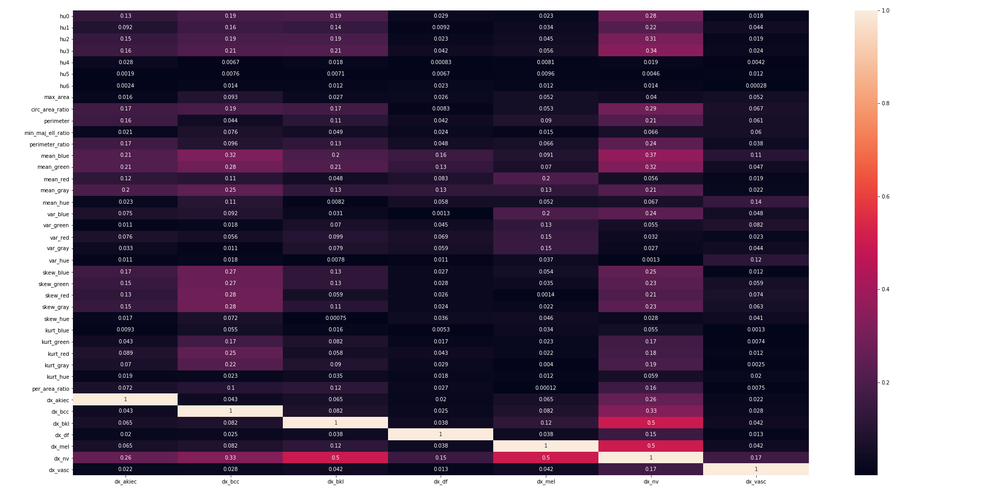
#> input picture sprawozdanie/pliki/corr_matrix.png, 1000 x 495 px, shrunk from 1920 x 950 before the run
$ python -i image_calculator.py   (imports and definitions only)   (older library calls are emulated)
#> lines starting #> are read from the running program, lines starting #| are printed output that depends on the picture; after the words box and inside, x2 and y2 are one past the last pixel; in counts of white or black regions, pixels touching at a corner belong together
#> further down, picture is the input picture: shape (495, 1000, 3); mean B, G, R 111.5, 91.3, 106.6
# -*- coding: utf-8 -*-
"""
Created on Wed Nov  6 10:45:05 2019

@author: SW
"""

import numpy as np
from scipy.stats import kurtosis
from scipy.stats import skew
import cv2
import matplotlib.pyplot as plt
import math


def calc_parameters(img_org, show_params=False, show_hist=False, show_img=False):
#> called with show_params = False, show_hist = False, show_img = False
    img_dst = np.copy(img_org)
    img_gray = cv2.cvtColor(img_org, cv2.COLOR_BGR2GRAY)
    img_sat = cv2.cvtColor(img_org, cv2.COLOR_BGR2HSV)[:,:,1]
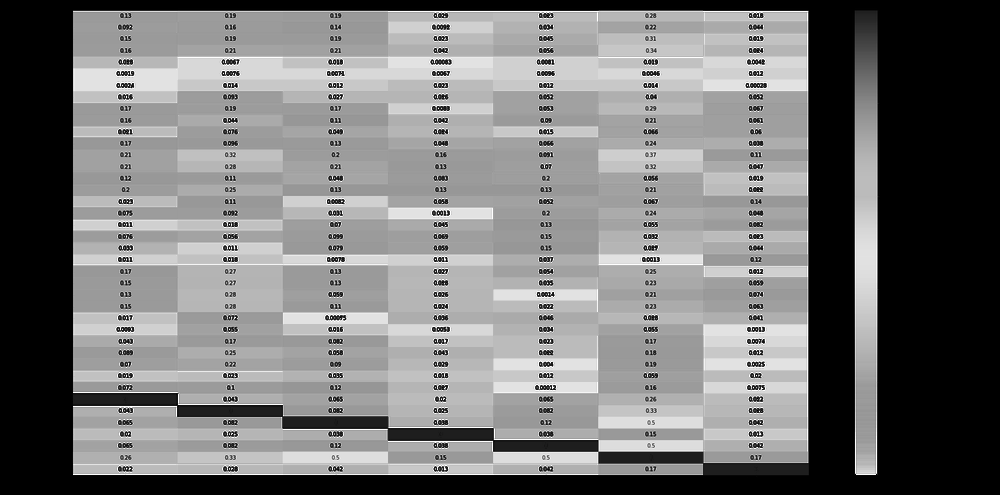
#> img_sat: shape (495, 1000); min 0, max 255, mean 119.3

    # Processing
    img_blur = cv2.medianBlur(img_gray, 7)
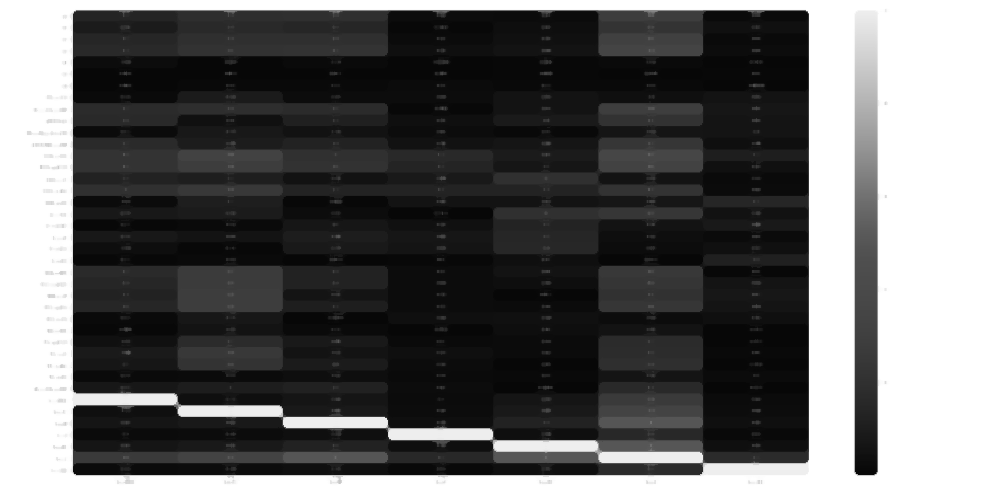
#> img_blur: shape (495, 1000); min 7, max 255, mean 97.3
    ret_binar, img_binar = cv2.threshold(img_blur,0,255,cv2.THRESH_BINARY_INV+cv2.THRESH_OTSU)
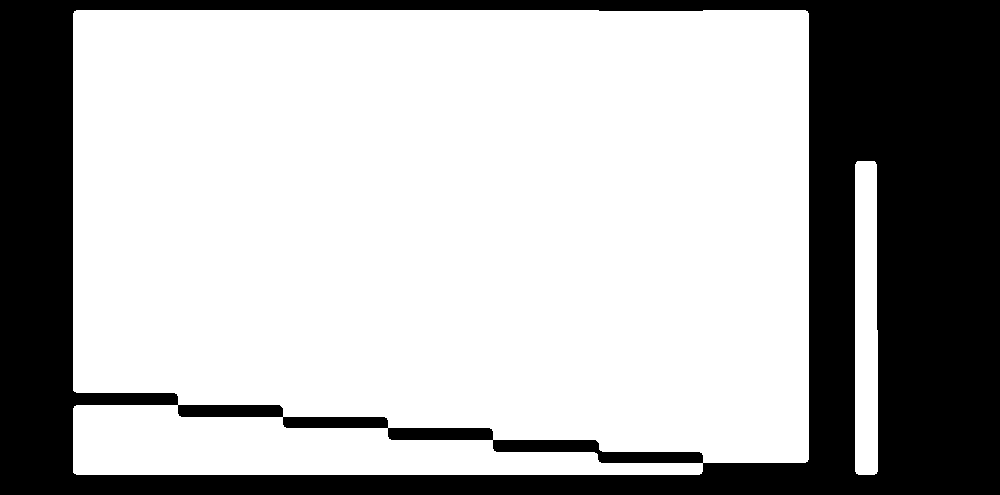
#> img_binar: shape (495, 1000); 68.8% white; 1 black region, box (x1, y1, x2, y2) and area: (0, 0, 1000, 495) 154447
#> ret_binar = 139

    kernel_er = np.ones((3,3),np.uint8)
    img_eroded = cv2.erode(img_binar, kernel_er, iterations = 4)
#> img_eroded: shape (495, 1000); 65.2% white; 1 black region, box (x1, y1, x2, y2) and area: (0, 0, 1000, 495) 172071
    kernel_cl = np.ones((11,11),np.uint8)
    img_closed = cv2.morphologyEx(img_eroded, cv2.MORPH_CLOSE, kernel_cl)
    kernel_grad = np.ones((3,3),np.uint8)
    img_grad = cv2.morphologyEx(img_closed, cv2.MORPH_GRADIENT, kernel_grad)
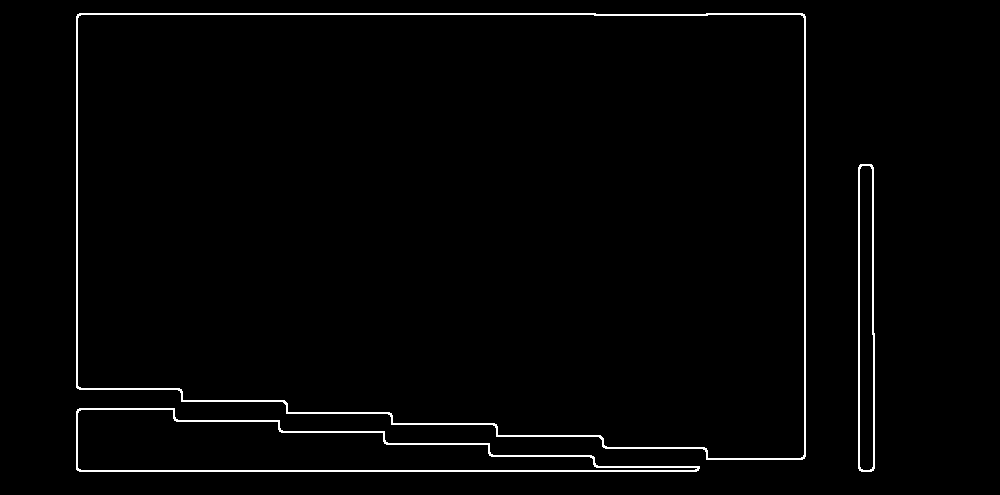
#> img_grad: shape (495, 1000); 1.8% white in thin lines or dots, all inside (x1, y1, x2, y2) = (76, 13, 875, 472)

    #opening = cv2.morphologyEx(img, cv2.MORPH_OPEN, kernel)
    mask = cv2.bitwise_not(img_grad)
    img_masked = cv2.bitwise_and(img_dst,img_dst,mask = mask)

    # Find contours
    image, contours, hierarchy = cv2.findContours(img_grad, cv2.RETR_TREE, cv2.CHAIN_APPROX_SIMPLE)
#> contours = 6 contours; box (x1, y1, x2, y2) and area: (76, 13, 806, 460) 299521, (77, 14, 805, 459) 297139, (76, 408, 700, 472) 20892, (77, 409, 698, 471) 19500, (858, 164, 875, 472) 4730, (859, 165, 874, 471) 4076

    # Calculate area and perimeter
    max_area = 0
    max_contour = None
    for c in contours:
        cont_area = cv2.contourArea(c)
        if cont_area > max_area:
            max_contour = c
            max_area = cont_area
#> this loop made 6 passes
#> (cont_area, max_area) on passes 1, 5: (20892.5, 20892.5), (299521, 299521)
#> cont_area on passes 2, 3, 4, 6: 19500, 4729.5, 4076.5, 297139
#> after the loop, max_area = 299521; max_contour = contour of 60 points, box (x1, y1, x2, y2) (76, 13, 806, 460), area 299521

    perimeter = cv2.arcLength(max_contour,True)
#> perimeter = 2333.3
    (x,y),radius = cv2.minEnclosingCircle(max_contour)
#> x = 440.5; y = 236; radius = 425.9
    ellipse = cv2.fitEllipse(max_contour)
#> ellipse = ((6035.7, 513.2), (647.1, 14474.9), 93.02)
    axes = ellipse[1]
#> axes = (647.1, 14474.9)
    minor_ell, major_ell = axes
#> minor_ell = 647.1; major_ell = 14474.9
    min_maj_ell_ratio = minor_ell / major_ell
#> min_maj_ell_ratio = 0.0447
    perimeter_ell = np.pi*( 3/2*(minor_ell+major_ell) - np.sqrt(minor_ell*major_ell) )
#> perimeter_ell = 61645.7
    perimeter_ratio =  perimeter_ell / perimeter
#> perimeter_ratio = 26.42
    center = (int(x),int(y))
#> center = (440, 236)
    radius = int(radius)
#> radius = 425
    circle_area = np.pi*radius**2
#> circle_area = 567450.2
    circ_area_ratio = max_area / circle_area
#> circ_area_ratio = 0.528

    # Histogram
    hist_mask = np.zeros(img_org.shape)
    hist_mask = cv2.fillPoly(hist_mask, pts=[max_contour], color=(255,255,255)).astype(np.uint8)[:,:,0]
#> hist_mask: shape (495, 1000); 60.7% white; 1 black region, box (x1, y1, x2, y2) and area: (0, 0, 1000, 495) 194318
    img_hist = cv2.bitwise_and(img_org, img_org, mask=hist_mask)
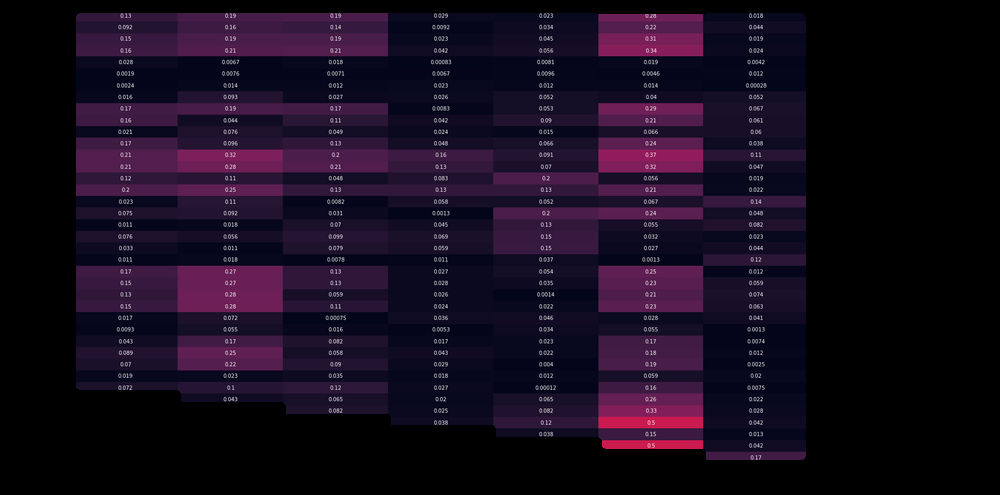
#> img_hist: shape (495, 1000, 3); mean B, G, R 29.8, 11.7, 22.9

    color = ('b','g','r')
    histograms = []
    for i,col in enumerate(color):
        hist = cv2.calcHist([img_org],[i],hist_mask,[256],[0,256])
        histograms.append(hist)
    #    print(np.argmax(hist))
        if show_hist:
            plt.plot(hist,color = col)
            plt.xlim([0,256])
#> after the loop, histograms = 3 items
    if show_hist:
        plt.show()

    img_hist_gray = cv2.cvtColor(img_org, cv2.COLOR_BGR2GRAY)
    img_hist_gray = cv2.bitwise_and(img_hist_gray, img_hist_gray, mask=hist_mask)
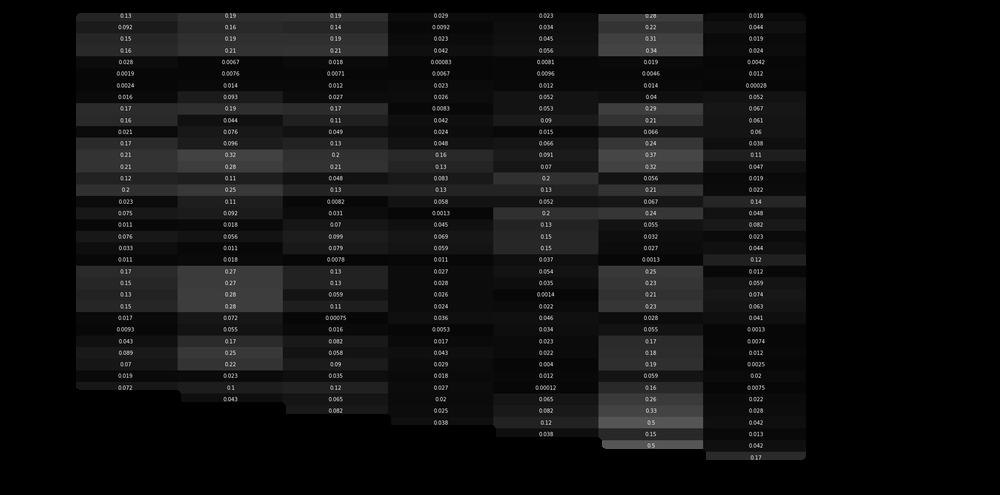
#> img_hist_gray: shape (495, 1000); min 0, max 201, mean 17.1

    hist = cv2.calcHist([img_hist_gray],[0],hist_mask,[256],[0,256])
#> hist = 256 values, max 20648 at index 7, min 0 at index 190, mean 1174.5
    histograms.append(hist)
    if show_hist:
        plt.plot(hist, color = 'm')
        plt.xlim([0,256])
        plt.show()

    #data = histograms[1]
    #for d in data:

    #plt.hist(data, bins=60)
    hist_params = ['mean', 'var', 'skew', 'kurt']
    hist_params_dict = {param: [] for param in hist_params}
    hue = cv2.cvtColor(img_hist, cv2.COLOR_BGR2HSV)[:,:,0]
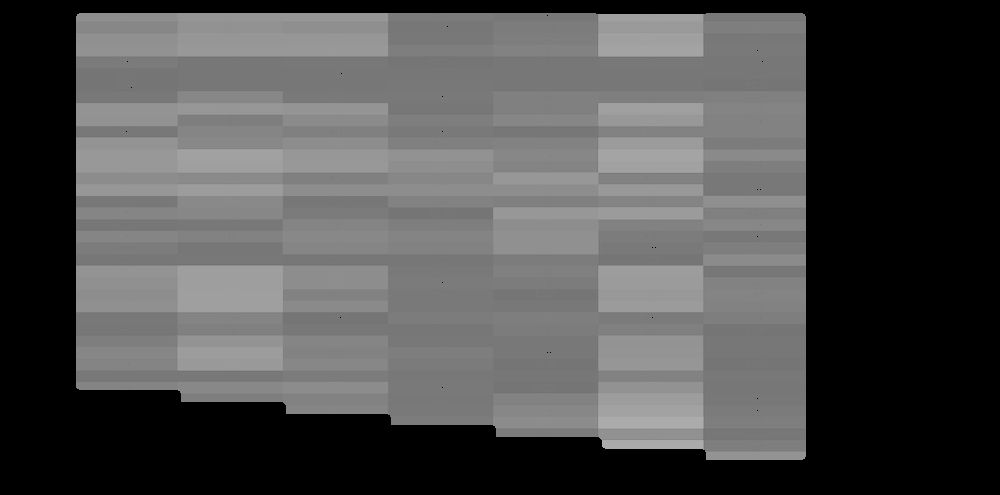
#> hue: shape (495, 1000); min 0, max 171, mean 80.6
    hist_types = ['blue', 'green', 'red', 'gray', 'hue']
    dataset = [img_hist[:,:,0], img_hist[:,:,1], img_hist[:,:,2], img_hist_gray, hue]
    for hist_type, data in zip(hist_types, dataset):
        data = data[data>0].ravel()
        hist_params_dict[f'{hist_params[0]}'].append(np.mean(data))
        hist_params_dict[f'{hist_params[1]}'].append(np.var(data))
        hist_params_dict[f'{hist_params[2]}'].append(skew(data))
        hist_params_dict[f'{hist_params[3]}'].append(kurtosis(data))
#> this loop made 5 passes

    params_dict = {}
    # Calculate hu moments
    retval	= cv2.moments(img_closed)
#> retval = moments, m00 82346895, centre m10/m00, m01/m00 = (447.1, 234.9)
    hu = cv2.HuMoments(retval, 7)
#> hu = [0.00076, 1.3e-07, 7.29e-13, 1.71e-13, -3.84e-26, -2.84e-17, -4.63e-26]
    for i in range(0,7):
        hu[i] = -1* math.copysign(1.0, hu[i]) * math.log10(abs(hu[i]))
        params_dict[f'hu{i}'] = float(hu[i])
#> after the loop, hu = [3.12, 6.89, 12.14, 12.77, -25.42, -16.55, -25.33]; params_dict = {'hu0': 3.12, 'hu1': 6.89, 'hu2': 12.14, 'hu3': 12.77, 'hu4': -25.42, 'hu5': -16.55, 'hu6': -25.33}

    params_dict['max_area'] = int(max_area)
    params_dict['circ_area_ratio'] = circ_area_ratio
    params_dict['perimeter'] = int(perimeter)
    params_dict['min_maj_ell_ratio'] = min_maj_ell_ratio
    params_dict['perimeter_ratio'] = perimeter_ratio
    for p in hist_params_dict:
        for i,colorscale in enumerate(hist_types):
            params_dict[p+'_'+colorscale] = hist_params_dict[p][i]
#> after the loop, params_dict = 32 items

    if show_params:
        print('\t', ' '.join(f'{ht:6}' for ht in hist_types))
        print('mean:\t', ' '.join('{:6.2f}'.format(p) for p in hist_params_dict[f'{hist_params[0]}']))
        print('var:\t', ' '.join('{:6.2f}'.format(p) for p in hist_params_dict[f'{hist_params[1]}']))
        print('skew:\t', ' '.join('{:6.2f}'.format(p) for p in hist_params_dict[f'{hist_params[2]}']))
        print('kurt:\t', ' '.join('{:6.2f}'.format(p) for p in hist_params_dict[f'{hist_params[3]}']))
        # print('kurt:\t', ' '.join('{:6.2f}'.format(p) for p in hist_params_dict[f'{hist_params[3]}']))
        print('max contour area:', int(max_area))
        print('max contour length:', int(perimeter))
        print('circle area ratio:', int(circ_area_ratio*100))
        print('hu moments:')
        for i,h in enumerate(hu):
            print(f'\thu{i}: {h[0]}')

    if show_img:
        img_dst = cv2.ellipse(img_dst, ellipse, (0, 0, 255), 2)
        img_dst = cv2.circle(img_dst,center,radius,(255,0,0),2)
        img_dst = cv2.drawContours(img_dst, contours, -1, (255,255,255), 2)
# [9 lines of commented-out code are left out]

        dst = concatenate_images(img_blur, img_masked, hist_mask,
                                 img_binar, img_closed, img_dst)
        cv2.imshow(' ', dst)
        cv2.waitKey(0)
#        cv2.destroyAllWindows()

    return histograms, params_dict


def concatenate_images(*images):
    images_high = [img if len(np.shape(img)) == 3 else cv2.cvtColor(img, cv2.COLOR_GRAY2BGR) for img in images[:3]]
    images_low = [img if len(np.shape(img)) == 3 else cv2.cvtColor(img, cv2.COLOR_GRAY2BGR) for img in images[3:]]
    dst_high = np.hstack(images_high)
    if len(images_low) == 3:
        dst_low = np.hstack(images_low)
        dst = np.vstack([dst_high, dst_low])
    else:
        dst = dst_high
    return dst

>>> import cv2
>>> picture = cv2.imread('sprawozdanie/pliki/corr_matrix.png')
>>> result = calc_parameters(picture)
